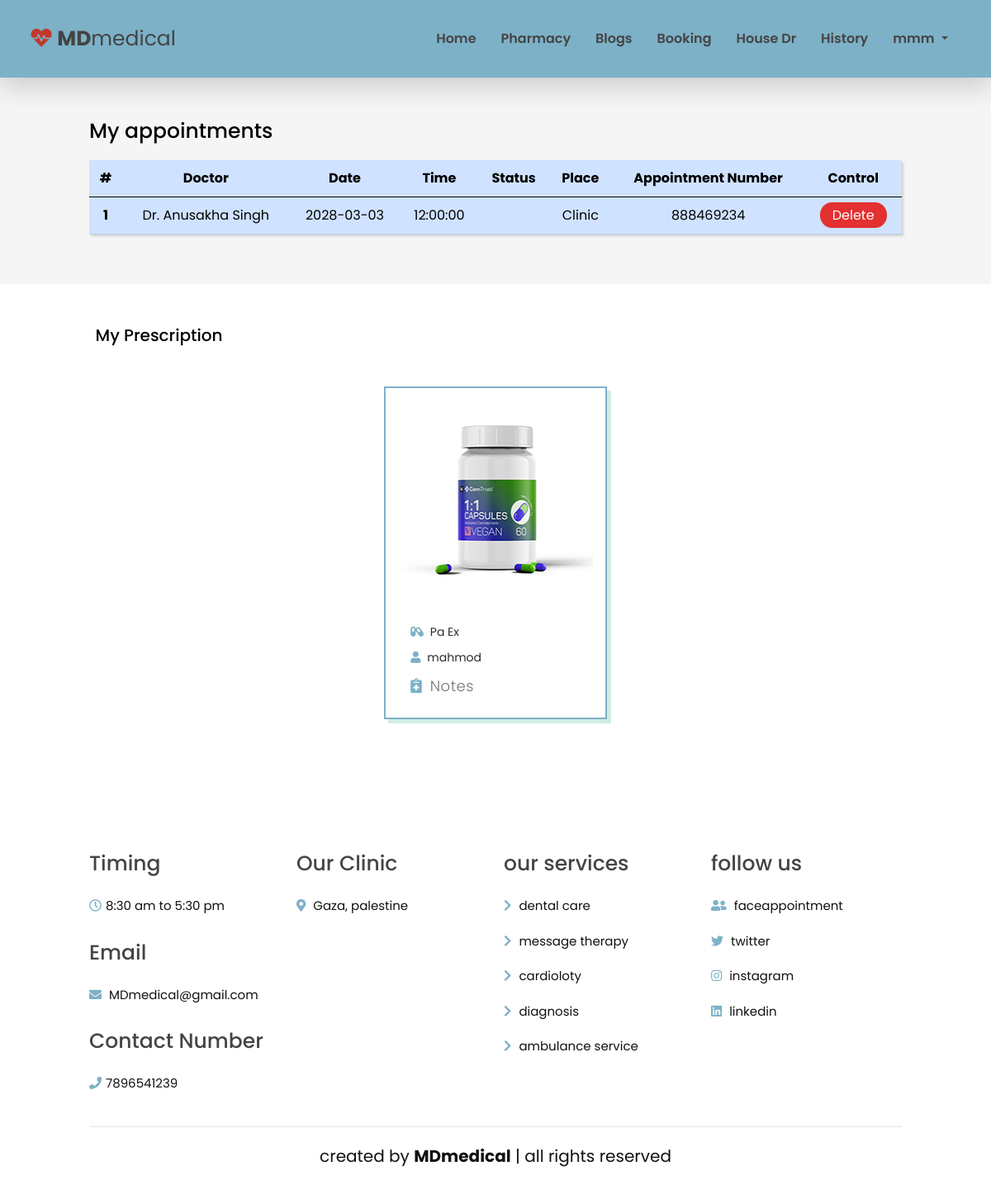
/history.php (signed in), run on the app's committed database.
### tables this page shows
CREATE TABLE `tplpatients` (
  `ID` int(11) NOT NULL,
  `username` varchar(255) NOT NULL,
  `fullname` varchar(255) NOT NULL,
  `email` varchar(255) NOT NULL,
  `password` varchar(55) NOT NULL,
  `phone` bigint(20) NOT NULL,
  `code` mediumtext NOT NULL,
  `active` tinyint(1) NOT NULL DEFAULT 0
);

CREATE TABLE `tblappointment` (
  `ID` int(11) NOT NULL,
  `AppointmentNumber` int(10) DEFAULT NULL,
  `Name` varchar(250) DEFAULT NULL,
  `MobileNumber` bigint(20) DEFAULT NULL,
  `Email` varchar(250) DEFAULT NULL,
  `Address` varchar(500) DEFAULT NULL,
  `AppointmentDate` date DEFAULT NULL,
  `AppointmentTime` time DEFAULT NULL,
  `Specialization` varchar(250) DEFAULT NULL,
  `Doctor` int(10) DEFAULT NULL,
  `Message` longtext DEFAULT NULL,
  `ApplyDate` timestamp NULL DEFAULT current_timestamp(),
  `Remark` varchar(250) DEFAULT NULL,
  `Status` varchar(250) NOT NULL DEFAULT '',
  `UpdationDate` timestamp NULL DEFAULT NULL ON UPDATE current_timestamp(),
  `PID` int(11) DEFAULT NULL,
  `inhouse` tinyint(1) NOT NULL DEFAULT 0
);

CREATE TABLE `tbldoctor` (
  `ID` int(5) NOT NULL,
  `FullName` varchar(250) DEFAULT NULL,
  `MobileNumber` bigint(10) DEFAULT NULL,
  `Email` varchar(250) DEFAULT NULL,
  `Specialization` varchar(250) DEFAULT NULL,
  `Password` varchar(259) DEFAULT NULL,
  `CreationDate` timestamp NULL DEFAULT current_timestamp(),
  `house` tinyint(1) NOT NULL DEFAULT 0
);

CREATE TABLE `prescription` (
  `ID` int(11) NOT NULL,
  `Prescription_Name` int(11) NOT NULL,
  `Notes` text NOT NULL,
  `PID` int(11) NOT NULL,
  `DID` int(5) NOT NULL
);

CREATE TABLE `tblpharmacy` (
  `ID` int(11) NOT NULL,
  `M_Name` varchar(255) NOT NULL,
  `M_Price` int(11) NOT NULL,
  `Ph_ID` varchar(255) NOT NULL,
  `Image` varchar(255) NOT NULL,
  `Date` timestamp NOT NULL DEFAULT current_timestamp() ON UPDATE current_timestamp()
);

CREATE TABLE `tblpage` (
  `ID` int(10) NOT NULL,
  `PageType` varchar(200) DEFAULT NULL,
  `PageTitle` longtext DEFAULT NULL,
  `PageDescription` longtext DEFAULT NULL,
  `Email` varchar(200) DEFAULT NULL,
  `MobileNumber` bigint(10) DEFAULT NULL,
  `UpdationDate` date DEFAULT NULL,
  `Timing` varchar(200) NOT NULL
);

### history.php (the view, shortened to what this page needs)
<?php
if(!isset($_SESSION['patient'])) {
    header("Location: login.php") ;
    exit() ;
} else {
include('doctor/includes/dbconnection.php');
    $patientid = $_SESSION['patient'] ;
    $stmt = $dbh->prepare("SELECT tblappointment.* , tbldoctor.FullName AS doctorname
     FROM tblappointment
    LEFT JOIN tbldoctor ON tbldoctor.ID = tblappointment.Doctor
    WHERE tblappointment.PID = ? AND tblappointment.Status != 'Deleted'") ;
    $stmt->execute(array($patientid));
    $rows = $stmt->fetchAll() ;
?>
<!doctype html>
<html lang="en">
    <head>
<link rel="stylesheet" href="https://cdnjs.cloudflare.com/ajax/libs/font-awesome/5.15.4/css/all.min.css">
        <link href="css/bootstrap.min.css" rel="stylesheet">
        <link href="css/bootstrap-icons.css" rel="stylesheet">
        <link href="css/owl.carousel.min.css" rel="stylesheet">
        <link href="css/owl.theme.default.min.css" rel="stylesheet">
        <link href="css/templatemo-medic-care.css" rel="stylesheet">
        <link href="css/style.css" rel="stylesheet">
    </head>
    <body>
        <main>
            <?php include_once('includes/header.php');?>
<section class="home" id="home">
    <h1>My appointments</h1>
    <table class="main-table table table-primary text-center">
  <thead>
    <tr>
      <th scope="col">#</th>
      <th scope="col">Doctor</th>
      <th scope="col">Date</th>
      <th scope="col">Time</th>
      <th scope="col">Status</th>
      <th scope="col">Place</th>
      <th scope="col">Appointment Number</th>
      <th scope="col">Control</th>
    </tr>
  </thead>
  <tbody>
      <?php
          $a = 0 ;
        foreach($rows as $row) {
          $a++ ;
      ?>
    <tr>
      <th scope="row"><?php echo $a ?></th>
      <td><?php echo $row['doctorname'] ;  ?></td>
      <td><?php echo $row['AppointmentDate'] ;  ?></td>
      <td><?php echo $row['AppointmentTime'] ;  ?></td>
      <td><?php echo $row['Status'] ;  ?></td>
      <td><?php echo $row['inhouse'] == 1 ? "House" : "Clinic" ;  ?></td>
      <td><?php echo $row['AppointmentNumber'] ;  ?></td>
      <td><a href="cancel.php?appid=<?php echo $row['ID'] ?>" class="myBtn">Delete</a></td>
    </tr>
    <?php } ?>
  </tbody>
</table>
</section>
<section class="blogs" id="blogs">
    <div class="container">
<h2>My Prescription</h2>
      <div class="c_boxes">
          <?php
            $stmt = $dbh->prepare("SELECT prescription.*  , tbldoctor.FullName AS Doctor_Name ,
            tblpharmacy.M_Name , tblpharmacy.Image
            FROM prescription
            INNER JOIN tbldoctor ON tbldoctor.ID = prescription.DID
            INNER JOIN tblpharmacy ON tblpharmacy.ID = prescription.Prescription_Name
            WHERE PID = ? ") ;
            $stmt->execute(array($patientid));
            $rows = $stmt->fetchAll();
             foreach ($rows as $row) { ?>
              <div class="c_box">
                <img src="images/uploads/<?php echo $row['Image']; ?>" alt="">
                <div class="content">
                  <span><i class="fa fa-capsules"></i> <?php echo $row['M_Name'] ; ?></span>
                  <span class="text-left "> <i class="fa fa-user"></i> <?php echo $row['Doctor_Name'] ; ?></span>
                  <p>
                    <a  data-bs-toggle="collapse" href="#collapseExample-<?php echo $row['ID']; ?>" role="button" aria-expanded="false" aria-controls="collapseExample-<?php echo $row['ID']; ?>">
                    <i class="fa fa-notes-medical"></i>  Notes
                    </a>
                  </p>
                </div>
              </div>
            <?php } ?>
        </div>
            </div>
        </section>
<?php
}
?>
</main>
        <?php include_once('includes/footer.php');?>
    </body>
</html>

### includes/header.php (shortened to what this page needs)
<nav class="navbar navbar-expand-lg bg-light fixed-top shadow-lg">
                <div class="container">
                <header class="header">
                <a href="index.php" class="logo"> <i class="fas fa-heartbeat"></i> <strong>MD</strong>medical </a>
</header>
                    <div class="collapse navbar-collapse" id="navbarNav">
                        <ul class="navbar-nav mx-auto">
                            <li class="nav-item active">
                                <a class="nav-link" href="index.php">Home</a>
                            </li>
                            <li class="nav-item">
                            <a class="nav-link" href="Medicine.php">Pharmacy</a>
                            </li>
                            <li class="nav-item">
                             <a class="nav-link" href="Blogs.php">Blogs</a>
                             </li>
                            <li class="nav-item">
                                <a class="nav-link" href="Appointment.php">Booking</a>
                            </li>
                            <li class="nav-item">
                                <a class="nav-link" href="house.php">House Dr</a>
                            </li>
            <?php
            if(isset($_SESSION['patient'])) {
                $patientid = $_SESSION['patient'] ;
                $stmt = $dbh->prepare("SELECT * FROM tplpatients WHERE ID = ?") ;
                $stmt->execute(array($patientid));
                $row = $stmt->fetch() ;  ?>
            <li class="nav-item">
                <a href="history.php" class="nav-link">History</a>
            </li>
            <li class="nav-item dropdown">
                <a class="nav-link dropdown-toggle" href="#" role="button" data-bs-toggle="dropdown" aria-expanded="false">
                    <?php echo $row['fullname'] ?>
                </a>
            </li>
                    <?php   }
                ?>
                        </ul>
                    </div>
                </div>
            </nav>

### includes/footer.php (shortened to what this page needs)
<footer id="contact">
    <section class="footer">
<div class="box-container">
    <div class="box">
        <?php
$sql="SELECT * from tblpage where PageType='contactus'";
$query = $dbh -> prepare($sql);
$query->execute();
$results=$query->fetchAll(PDO::FETCH_OBJ);
$cnt=1;
if($query->rowCount() > 0)
{
foreach($results as $row)
{               ?>
                            <h4>Timing</h4>
                        <ul class="list-group list-group-flush">
                            <li class="list-group-item d-flex">
                            <a href="#"> <i class="far fa-clock"></i><?php  echo ($row->Timing);?></a>
                            </li></ul>
                            <h4>Email</h4>
                            <ul class="list-group list-group-flush">
                            <li class="list-group-item d-flex">
                            <a href="#"> <i class="fas fa-envelope"></i> <?php  echo ($row->Email);?></li></a></ul>
                            <h4>Contact Number</h4>
                            <ul class="list-group list-group-flush">
                            <li class="list-group-item d-flex">
                            <a href="#"> <i class="fas fa-phone"></i><?php  echo ($row->MobileNumber);?> </li></a>
                        </ul>
    </div>
    <div class="box">
<h4>Our Clinic</h4>
<a href="#"> <i class="fas fa-map-marker-alt"></i> <?php  echo ($row->PageDescription);?> </a>
    </div>
    <?php $cnt=$cnt+1;}} ?>
    <div class="box">
        <h4>our services</h4>
        <a href="#"> <i class="fas fa-chevron-right"></i> dental care </a>
        <a href="#"> <i class="fas fa-chevron-right"></i> message therapy </a>
        <a href="#"> <i class="fas fa-chevron-right"></i> cardioloty </a>
        <a href="#"> <i class="fas fa-chevron-right"></i> diagnosis </a>
        <a href="#"> <i class="fas fa-chevron-right"></i> ambulance service </a>
    </div>
    <div class="box">
        <h4>follow us</h4>
        <a href="#"> <i class="fas fa-user-friends"></i> faceappointment </a>
        <a href="#"> <i class="fab fa-twitter"></i> twitter </a>
        <a href="#"> <i class="fab fa-instagram"></i> instagram </a>
        <a href="#"> <i class="fab fa-linkedin"></i> linkedin </a>
    </div>
</div>
<div class="credit"> created by <strong>MDmedical</strong> | all rights reserved </div>
</section>
</footer>

### css/templatemo-medic-care.css (style rules this page uses)
:root { --white-color: #FFFFFF; --primary-color: #247cff; --section-bg-color: #F9F9F9; --dark-color: #000000; --title-color: #565758; --p-color: #717275; --border-color: #eaeaea; --body-font-family: 'Open Sans', sans-serif; --h1-font-size: 48px; --h2-font-size: 36px; --h3-font-size: 32px; --h4-font-size: 28px; --h5-font-size: 24px; --h6-font-size: 22px; --p-font-size: 18px; --menu-font-size: 16px; --font-weight-light: 300; --font-weight-normal: 400; --font-weight-semibold: 600; --font-weight-bold: 700; }
body { background: var(--white-color); font-family: var(--body-font-family); position: relative; padding-top: 94px; }
p { color: var(--p-color); font-size: var(--p-font-size); font-weight: var(--font-weight-light); letter-spacing: 0.5px; }
a, button { touch-action: manipulation; transition: all 0.3s; }
a { color: var(--p-color); text-decoration: none; }
b, strong { font-weight: var(--font-weight-bold); }
.list-group-item { background-color: transparent; color: var(--p-color); font-size: var(--p-font-size); padding: 1rem 0; }
.list-group-item:first-child { padding-top: 0; }
.navbar { padding-top: 20px; padding-bottom: 20px; }
.navbar-expand-lg .navbar-nav .nav-link { padding-right: 1.5rem; padding-left: 1.5rem; }
.navbar-nav .nav-link { color: var(--black); font-weight: var(--font-weight-semibold); font-size: var(--menu-font-size); padding-top: 15px; padding-bottom: 15px; }

### css/style.css (style rules this page uses)
:root { --green:#7db1c7; --black:#444; --light-color:#111; --box-shadow:.5rem .5rem 0 rgba(22, 160, 133, .2); --text-shadow:.4rem .4rem 0 rgba(0, 0, 0, .2); --border:.2rem solid #7db1c7; }
* { font-family: 'Poppins', sans-serif; margin:0; padding: 0; box-sizing: border-box; outline: none; border: none; transition: all .2s ease-out; text-decoration: none; }
body { font-family: "Poppins", sans-serif; color: #000000; background-color: #ffffff; }
html { font-size: 62.5%; overflow-x: hidden; scroll-padding-top: 7rem; scroll-behavior: smooth; }
section { padding:5rem 9%; }
section:nth-child(even) { background: #f5f5f5; }
.header .logo { font-size: 2.5rem; color: var(--black); }
.header .logo i { color: #c0392b; }
.home { display: flex; align-items: center; flex-wrap: wrap; gap:1.5rem; }
.footer .box-container { display: grid; grid-template-columns: repeat(auto-fit, minmax(22rem, 1fr)); gap:2rem; }
.footer .box-container .box h4 { font-size: 2.5rem; color:var(--black); padding: 1rem 0; }
.footer .box-container .box a { display: block; font-size: 1.5rem; color:var(--light-color); padding: 1rem 0; }
.footer .box-container .box a i { padding-right: .5rem; color:#7db1c7; }
.footer .credit { padding: 1rem; padding-top: 2rem; margin-top: 2rem; text-align: center; font-size: 2rem; color:var(--light-color); border-top: .1rem solid rgba(0, 0, 0, .1); }
.c_boxes { display: flex; flex-wrap: wrap; justify-content: center; text-align: center; gap: 50px 20px ; margin: 50px; }
.c_boxes .c_box { padding: 10px; border: var(--border); box-shadow: var(--box-shadow); width: 31%; height: fit-content; }
.c_boxes .c_box img { max-width: 100%; height: 250px; display: inline-block; border-radius: 1vmax; margin-bottom: 20px; }
.c_boxes .c_box .content { display: flex ; flex-direction: column; text-align:left; gap: 10px; color: #2c2c2c; padding: 5px 20px; font-size: 14px ; }
.c_boxes .c_box i { color: #7db1c7; padding-right: 4px; }
.main-table { font-size: 16px; box-shadow: rgba(0, 0, 0, 0.15) 1.95px 1.95px 2.6px; }
.main-table td , .main-table th { padding: 10px; }
.myBtn { padding: 4px 15px; background-color: rgb(227, 48, 48); border-radius: 1vmax; color: #fff; }

### data on the page
tplpatients: fullname "mmm"
tblappointment: tbldoctor.FullName "Dr. Anusakha Singh", AppointmentDate "2028-03-03", AppointmentTime "12:00:00", inhouse "Clinic", AppointmentNumber "888469234"
prescription: Prescription_Name.Image (picture), Prescription_Name.M_Name "Pa Ex", DID.FullName "mahmod"
tblpage: Timing "8:30 am to 5:30 pm", Email "MDmedical@gmail.com", MobileNumber "7896541239", PageDescription "Gaza, palestine"
